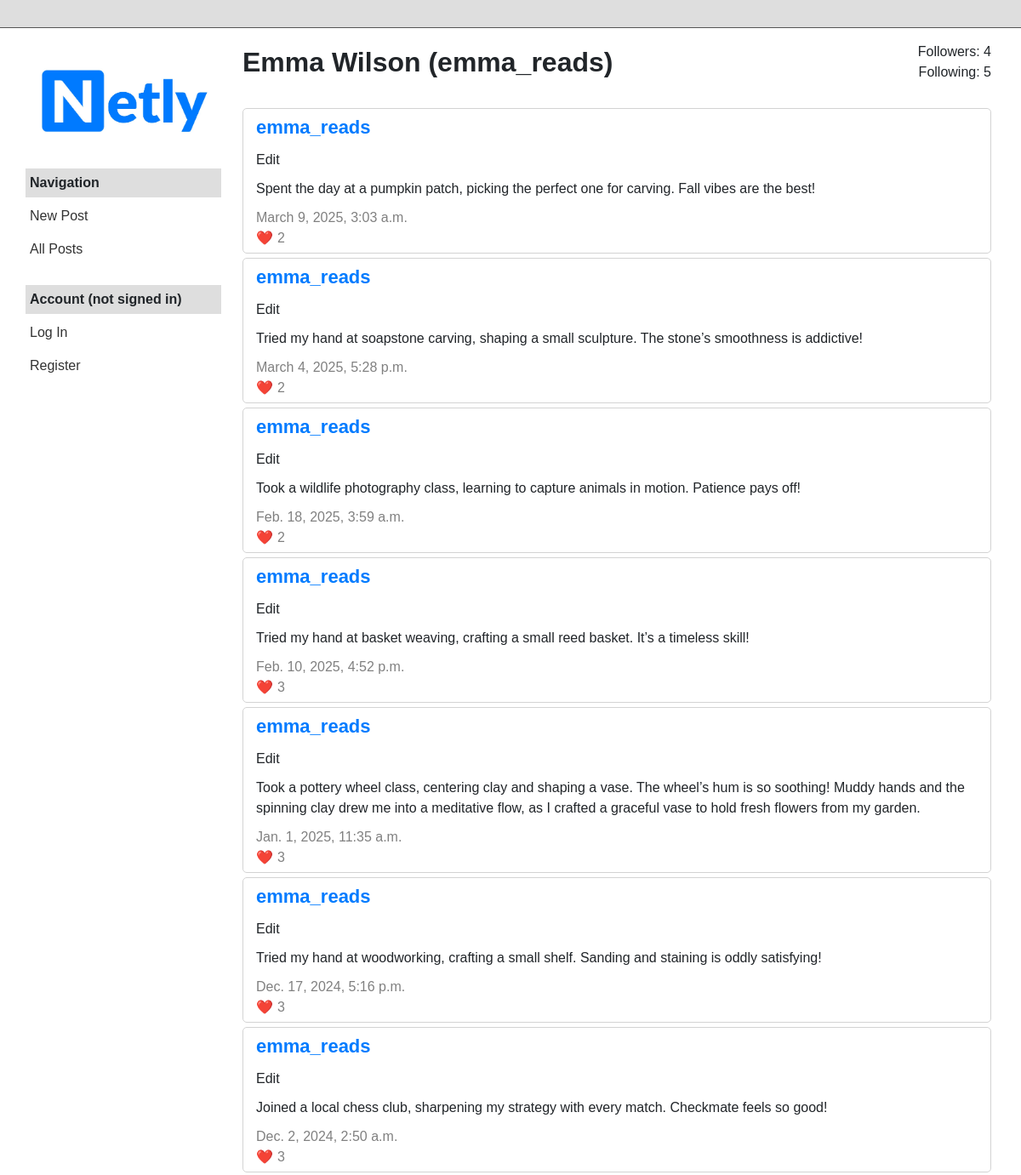
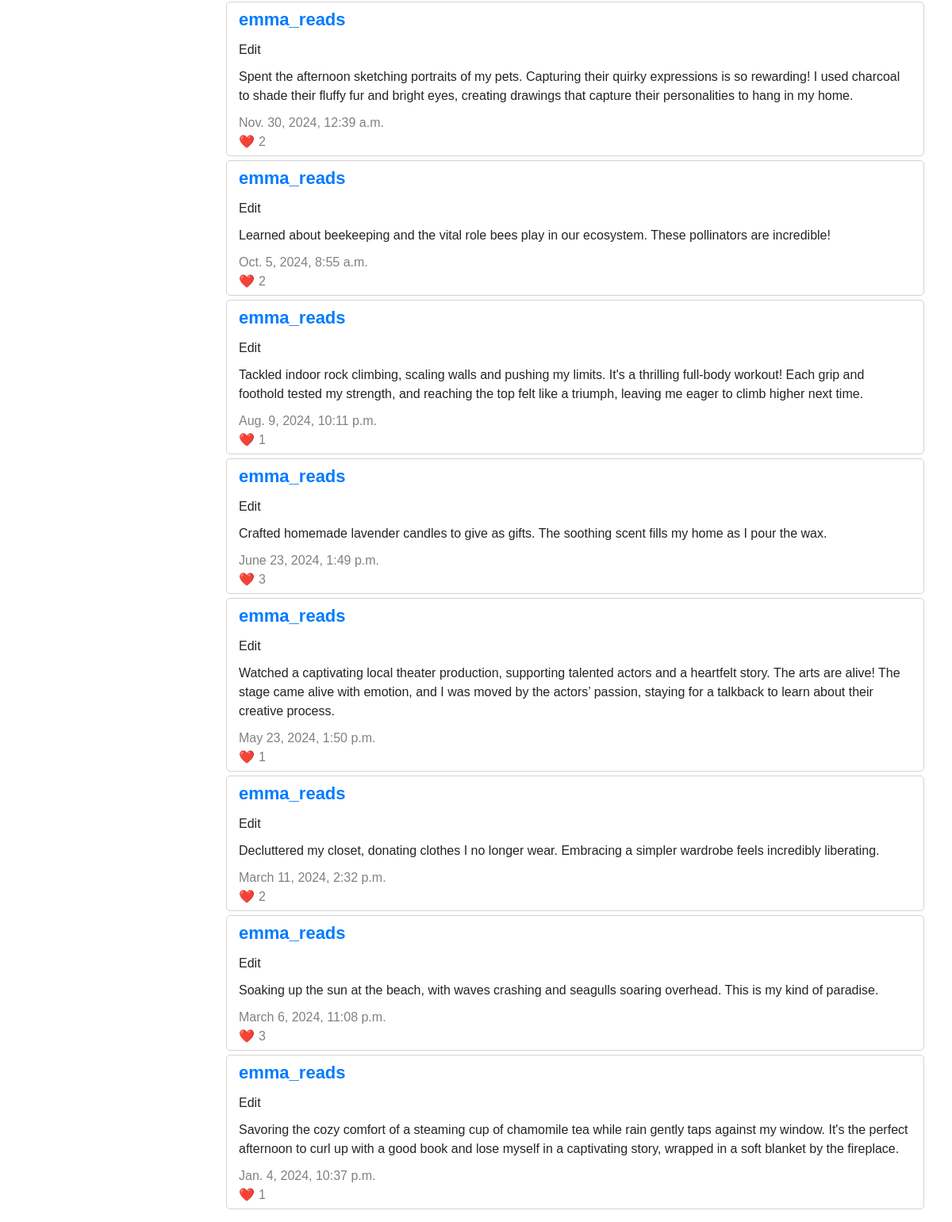
The page /profile/3 on the database its author committed (2 pictures, top to bottom).
### network/models.py (models this page shows, shortened)
class User(AbstractUser):
    def display_name(self):
        return f"{self.first_name} {self.last_name}" if self.first_name and self.last_name else self.username

class Post(models.Model):
    user = models.ForeignKey(User, on_delete=models.CASCADE, related_name="posts")
    content = models.TextField()
    created_at = models.DateTimeField(auto_now_add=True)
    def get_likes_count(self):
        return self.likes.count()

### network/views.py (the view)
# urls.py: path("profile/<int:user_id>", views.profile, name="profile"),
def profile(request, user_id):
    owner = User.objects.get(id=user_id)
    posts = Post.objects.filter(user=owner).order_by("-created_at")
    followers = Follow.objects.filter(followed=owner).count()
    following = Follow.objects.filter(follower=owner).count()
    is_following = request.user.is_following(owner) if request.user.is_authenticated else False
    if request.user.id == user_id:
        active_filter = "profile"
    else:
        active_filter = "other"
    return render(request, "network/profile.html", {
        "owner": owner,
        "posts": posts,
        "followers": followers,
        "following": following,
        "is_following": is_following,
        "active_filter": active_filter
    })

### network/templates/network/profile.html (shortened to what this page needs)
{% extends "network/layout.html" %}
{% load static %}
{% block body %}
    <div class="profile-container">
        <div class="profile-header-wrapper">
            <div class="profile-header">
                <div class="profile-info">
                    <div class="profile-name">{{ owner.display_name }} ({{ owner.username }})</div>
                </div>
                <div class="profile-stats">
                    <div>Followers: {{ followers }}</div>
                    <div>Following: {{ following }}</div>
                </div>
            </div>
        </div>
        <div class="profile-posts-container">
            {% for post in posts %}
                <div class="post-container">
                    <div class="post-name"><a href="{% url 'profile' post.user.id %}">{{ post.user.username }}</a></div>
                    <div class="post-edit">Edit</div>
                    <div class="post-content">{{ post.content }}</div>
                    <div class="post-date">{{ post.created_at }}</div>
                    <div class="post-likes">{{ post.get_likes_count }}</div>
                </div>
            {% endfor %}
        </div>
    </div>
{% endblock %}

### network/static/network/styles.css (style rules this page uses)
body { font-family: Arial, sans-serif; display: flex; flex-direction: column; align-items: center; }
.post-container { border: 1px solid lightgray; border-radius: 5px; margin-bottom: 5px; margin-right: 20px; padding: 5px 15px; }
.post-name { font-size: 22px; font-weight: 700; margin-bottom: 10px; }
.post-edit { margin-bottom: 10px; }
.post-content { margin-bottom: 10px; }
.post-date { color: gray; }
.post-likes { color: gray; }
.post-likes::before { content: "❤️"; padding-right: 5px; }
.profile-container { border: none; margin-bottom: 5px; display: flex; flex-direction: column; height: calc(100vh - 60px); }
.profile-header { display: flex; justify-content: space-between; align-items: flex-start; margin-bottom: 10px; margin-right: 20px; }
.profile-name { font-size: 32px; font-weight: 700; }
.profile-info { flex-grow: 1; }
.profile-stats { text-align: right; }
.profile-header-wrapper { position: sticky; top: 0; background-color: white; z-index: 5; padding-bottom: 10px; }
.profile-posts-container { overflow-y: auto; flex: 1; padding-top: 10px; }

### rows shown on the page
User: display_name "Emma Wilson", username "emma_reads"
Post: user.username "emma_reads", content "Spent the day at a pumpkin patch, picking the perfect one for carving. Fall vibes are the best!", created_at "March 9, 2025, 3:03 a.m.", get_likes_count "2"
Post: user.username "emma_reads", content "Tried my hand at soapstone carving, shaping a small sculpture. The stone’s smoothness is addictive!", created_at "March 4, 2025, 5:28 p.m.", get_likes_count "2"
Post: user.username "emma_reads", content "Took a wildlife photography class, learning to capture animals in motion. Patience pays off!", created_at "Feb. 18, 2025, 3:59 a.m.", get_likes_count "2"
Post: user.username "emma_reads", content "Tried my hand at basket weaving, crafting a small reed basket. It’s a timeless skill!", created_at "Feb. 10, 2025, 4:52 p.m.", get_likes_count "3"
Post: user.username "emma_reads", content "Took a pottery wheel class, centering clay and shaping a vase. The wheel’s hum is so soothing! Muddy hands and the spinning clay drew me into a meditative flow, as I crafted a graceful vase to hold fresh flowers from my garden.", created_at "Jan. 1, 2025, 11:35 a.m.", get_likes_count "3"
Post: user.username "emma_reads", content "Tried my hand at woodworking, crafting a small shelf. Sanding and staining is oddly satisfying!", created_at "Dec. 17, 2024, 5:16 p.m.", get_likes_count "3"
Post: user.username "emma_reads", content "Joined a local chess club, sharpening my strategy with every match. Checkmate feels so good!", created_at "Dec. 2, 2024, 2:50 a.m.", get_likes_count "3"
Post: user.username "emma_reads", content "Spent the afternoon sketching portraits of my pets. Capturing their quirky expressions is so rewarding! I used charcoal to shade their fluffy fur and bright eyes, creating drawings that capture their personalities to hang in my home.", created_at "Nov. 30, 2024, 12:39 a.m.", get_likes_count "2"
Post: user.username "emma_reads", content "Learned about beekeeping and the vital role bees play in our ecosystem. These pollinators are incredible!", created_at "Oct. 5, 2024, 8:55 a.m.", get_likes_count "2"
Post: user.username "emma_reads", content "Tackled indoor rock climbing, scaling walls and pushing my limits. It's a thrilling full-body workout! Each grip and foothold tested my strength, and reaching the top felt like a triumph, leaving me eager to climb higher next time.", created_at "Aug. 9, 2024, 10:11 p.m.", get_likes_count "1"
Post: user.username "emma_reads", content "Crafted homemade lavender candles to give as gifts. The soothing scent fills my home as I pour the wax.", created_at "June 23, 2024, 1:49 p.m.", get_likes_count "3"
Post: user.username "emma_reads", content "Watched a captivating local theater production, supporting talented actors and a heartfelt story. The arts are alive! The stage came alive with emotion, and I was moved by the actors’ passion, staying for a talkback to learn about their creative process.", created_at "May 23, 2024, 1:50 p.m.", get_likes_count "1"
Post: user.username "emma_reads", content "Decluttered my closet, donating clothes I no longer wear. Embracing a simpler wardrobe feels incredibly liberating.", created_at "March 11, 2024, 2:32 p.m.", get_likes_count "2"
Post: user.username "emma_reads", content "Soaking up the sun at the beach, with waves crashing and seagulls soaring overhead. This is my kind of paradise.", created_at "March 6, 2024, 11:08 p.m.", get_likes_count "3"
Post: user.username "emma_reads", content "Savoring the cozy comfort of a steaming cup of chamomile tea while rain gently taps against my window. It's the perfect afternoon to curl up with a good book and lose myself in a captivating story, wrapped in a soft blanket by the fireplace.", created_at "Jan. 4, 2024, 10:37 p.m.", get_likes_count "1"

### other values the page prints
{{ followers }} "4"
{{ following }} "5"
